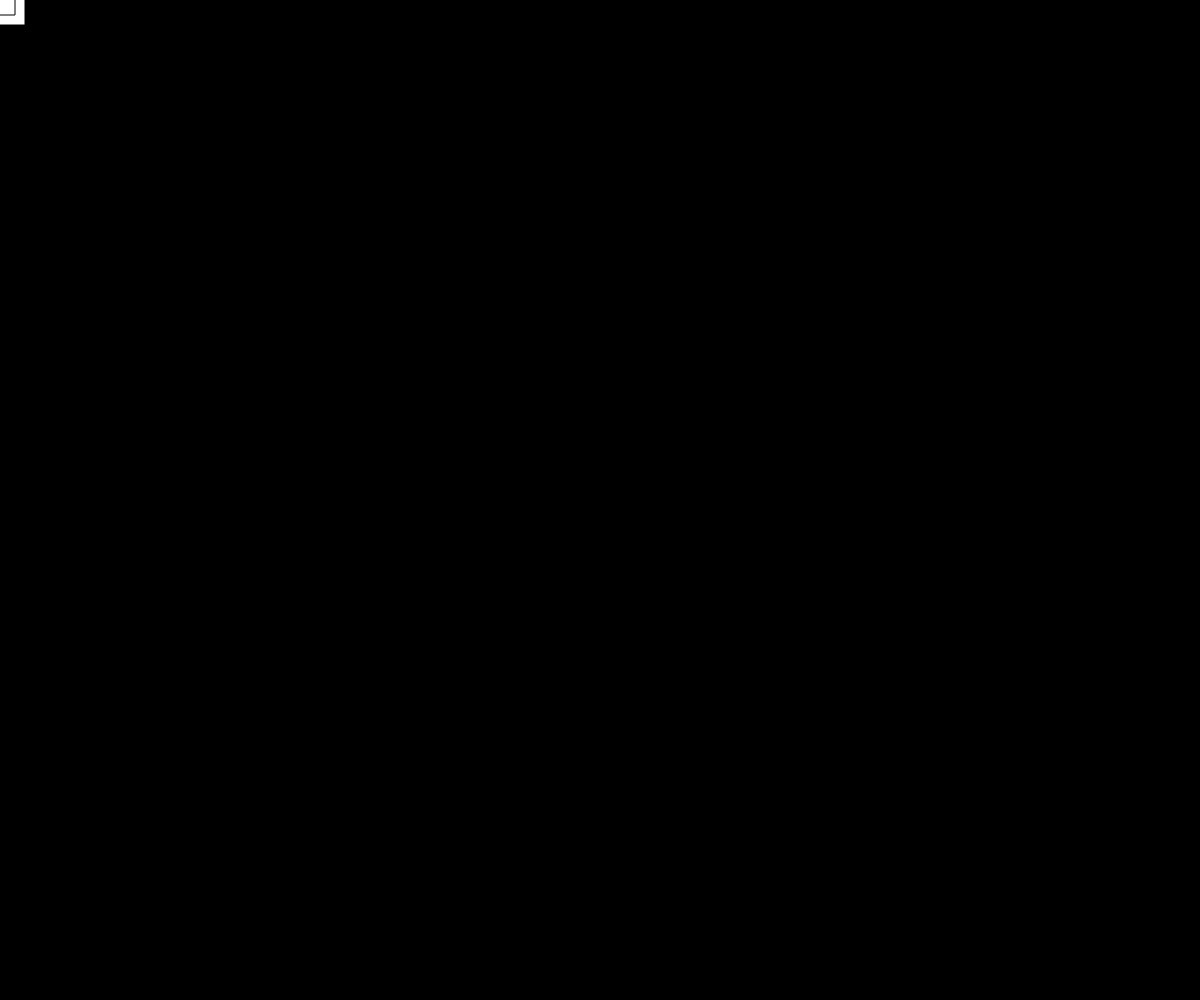
Frame 1 (no input)
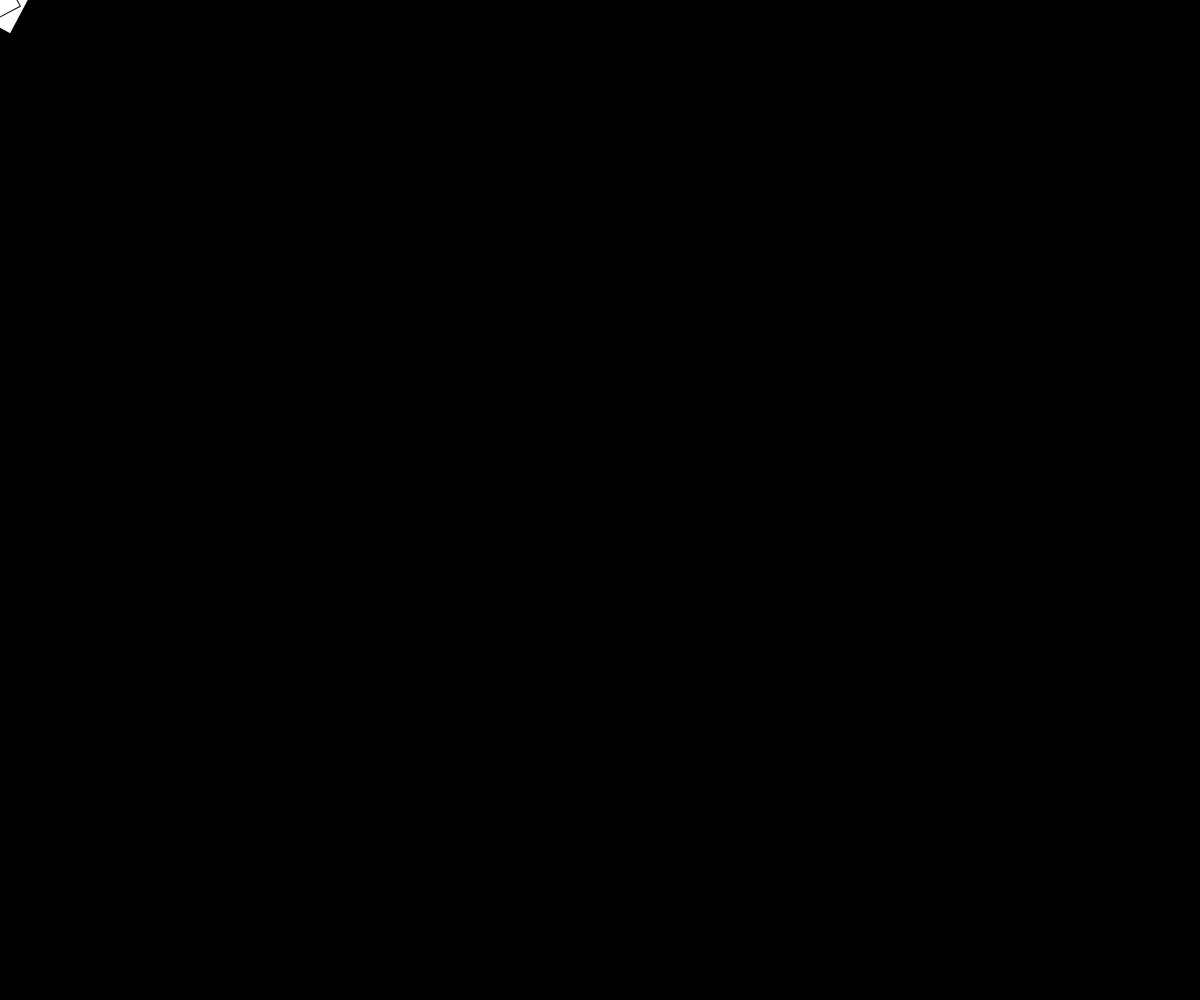
Frame 60 (no input)
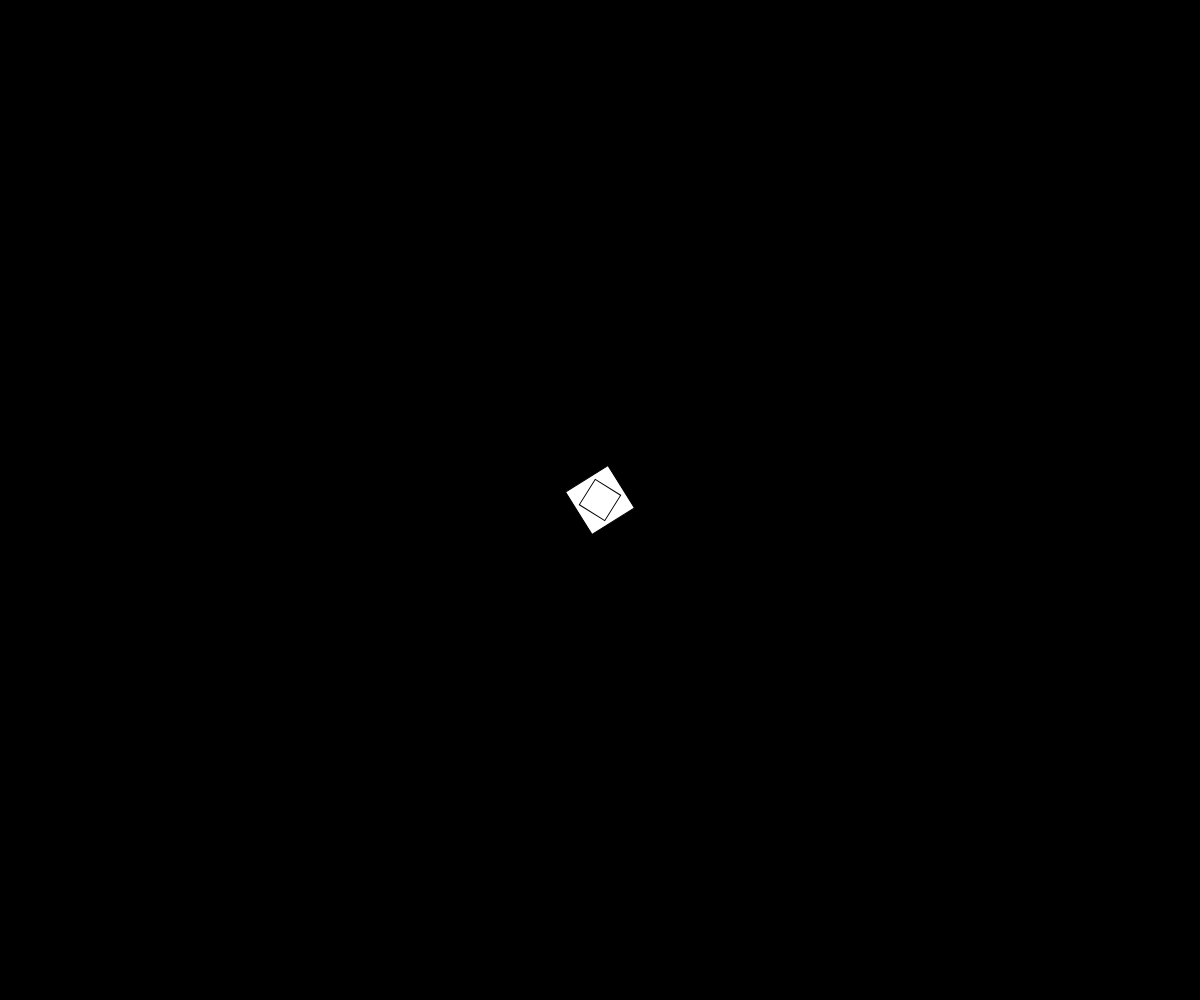
Frame 120 (the mouse pressed at the canvas centre since frame 60)

The p5.js sketch that drew these frames (run headless with seeded random() and noise() and a simulated clock; from frame 60 on, the mouse is pressed at the canvas centre):

// p5.js sketch
// ── sketch.js
let angle = 0;

function setup() {
  createCanvas(windowWidth, windowHeight);
  colorMode(HSB, 360, 100, 100, 100);
  angleMode(DEGREES);
}

function draw() {
  background("black");

  push();   // store the original coordinate system
  translate(mouseX, mouseY);
  rotate(angle);
  rect(-25, -25, 50, 50);
  pop();

  push();   // store the original coordinate system
  translate(mouseX, mouseY);
  rotate(-angle);
  rect(-15, -15, 30, 30);
  pop();

  angle = angle + 2;
}
